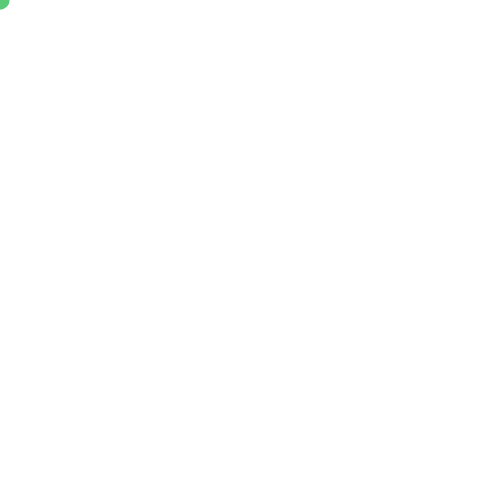
Frame 1 (no input)
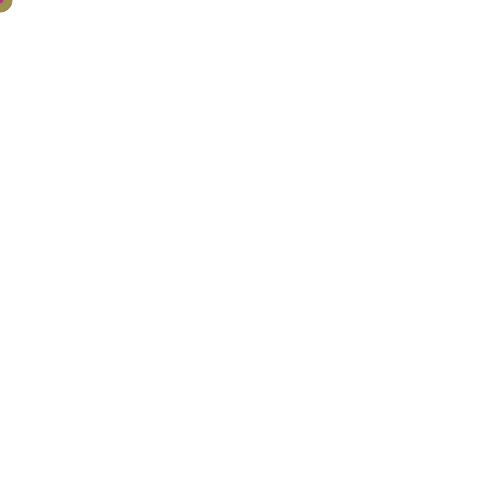
Frame 60 (no input)
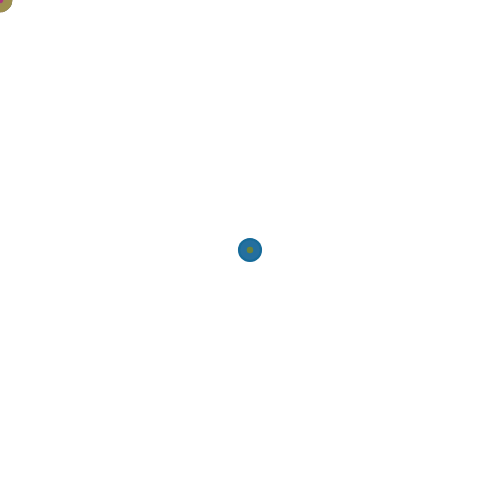
Frame 120 (the mouse pressed at the canvas centre since frame 60)

The p5.js sketch that drew these frames (run headless with seeded random() and noise() and a simulated clock; from frame 60 on, the mouse is pressed at the canvas centre):

// p5.js sketch
// ── sketch.js
function setup() {
  createCanvas(500, 500);
  
  // no strokes on our shapes
  noStroke();
}

function draw() {
  // pick a random size for this ellipse
  var size = random(5,25);
  
  // also pick some random colors for this ellipse
  var r = random(255);
  var g = random(255);
  var b = random(255);
  
  // transparency (we want all ellipses to be visible so the range changes a bit)
  var a = random(25,255);
  
  // set up our new color
  fill(r,g,b,a);
  
  // draw an ellipse here
  ellipse(mouseX, mouseY, size, size);
}
